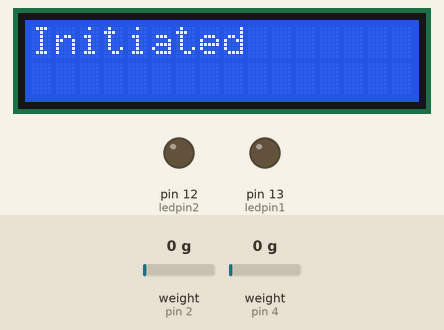
Recording of a sketch running on a simulated Arduino Uno, built with avr-gcc and run on an emulated ATmega328P. Shown: 16×2 character LCD, output pins drawn as LEDs (lit = HIGH). Inputs (shaded band) come from the test bench; at power-on: weight on the scale (sensors on pin 4, pin 2) 0 g. What the sketch prints to the serial monitor is not drawn.

Above: at 5.2 s.
At 6.9 s:
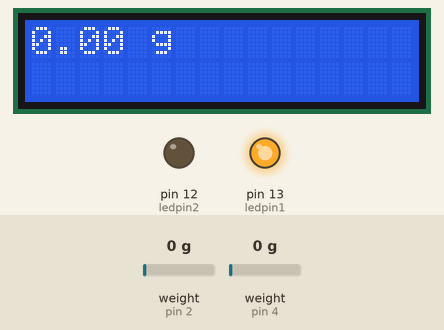
7.0 s: weight on the scale (sensor on pin 4) set to 100 g
At 9.8 s:
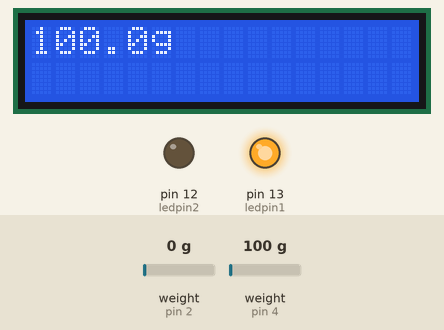
10.1 s: weight on the scale (sensor on pin 4) set to 1250 g
At 13.0 s:
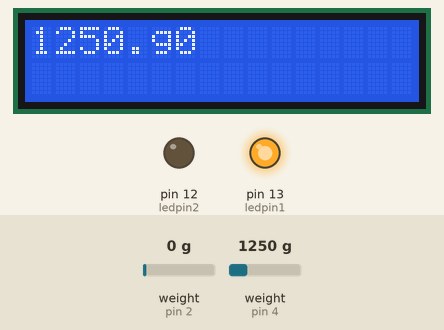
13.2 s: weight on the scale (sensor on pin 4) set to 2500 g
At 16.0 s:
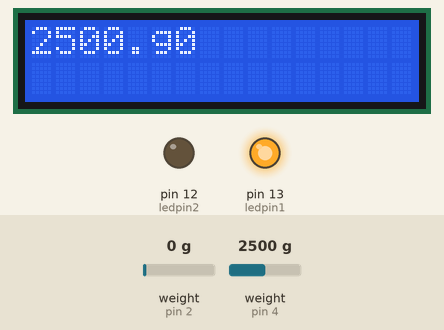
Timing chart, 0 to 17.5 s (numbered marks = the images above; inputs shaded):
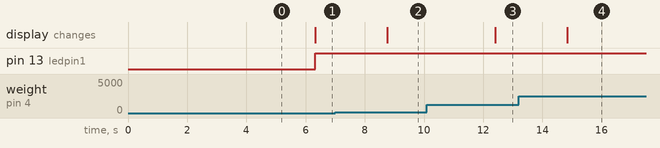

The sketch:

__depletion_noti.ino
```cpp
#include <Wire.h>
#include <LiquidCrystal_I2C.h>
LiquidCrystal_I2C lcd(0x26,16,2);
// set the LCD address to 0x27 for a 16 chars and 2 line display

#include "HX711.h"
const int LOADCELL_DOUT_PIN = 2;
const int LOADCELL_SCK_PIN = 3;
const int LOADCELL_DOUT_PIN2 = 4;
const int LOADCELL_SCK_PIN2 = 5;
const int ledpin1 = 13;
const int ledpin2 = 12;
//const int LOADCELL_SCK_PIN = 3;

HX711 scale;
float calibration_factor1 = 990;
float calibration_factor2 = 1080;
// this calibration factor must be adjusted according to your load cell
// 1번:990 2번: 1080
float units1;
float units2;

void setup() {
lcd.init(); // initialize the lcd
// Print a message to the LCD.
lcd.backlight();
lcd.print("Initiated");
delay(1000);

Serial.begin(9600);
scale.begin(LOADCELL_DOUT_PIN, LOADCELL_SCK_PIN);
Serial.println("HX711 calibration sketch");
Serial.println("Remove all weight from scale");
Serial.println("After readings begin, place known weight on scale");
//Serial.println("Press + or a to increase calibration factor");
//Serial.println("Press - or z to decrease calibration factor");
scale.set_scale(calibration_factor1); //Adjust to this calibration factor
scale.tare(); //Reset the scale to 0
long zero_factor = scale.read_average(); //Get a baseline reading
Serial.print("Zero factor: "); //This can be used to remove the need to tare the scale. Useful in permanent scale projects.
Serial.println(zero_factor);

Serial.begin(9600);
scale.begin(LOADCELL_DOUT_PIN2, LOADCELL_SCK_PIN2);
//Serial.println("Press + or a to increase calibration factor");
//Serial.println("Press - or z to decrease calibration factor");
scale.set_scale(calibration_factor2); //Adjust to this calibration factor
scale.tare(); //Reset the scale to 0
long zero_factor2 = scale.read_average(); //Get a baseline reading
Serial.print("Zero factor: "); //This can be used to remove the need to tare the scale. Useful in permanent scale projects.
Serial.println(zero_factor2);

pinMode(ledpin1, OUTPUT);
pinMode(ledpin2, OUTPUT);
}

void loop() {
  Serial.print("Reading1");
  units1 = scale.get_units(), 5;
  if (units1 < 0) {
    units1 = 0.00;
  }
  Serial.print("Weight: ");
  Serial.print(units1);
  Serial.print(" grams");
  Serial.print(" calibration_factor: ");
  Serial.print(calibration_factor1);
  //Serial.println();

  Serial.print("Reading2");
  units2 = scale.get_units(), 5;
  if (units2 < 0) {
    units2 = 0.00;
  }
  Serial.print("  | Weight: ");
  Serial.print(units2);
  Serial.print(" grams");
  Serial.print(" calibration_factor: ");
  Serial.print(calibration_factor2);
  Serial.println();

  delay(1000);
  lcd.clear();
  lcd.setCursor(0,0);
  //delay(1000);
  lcd.print(units1);
  lcd.setCursor(5, 0);
  lcd.print("g");

  if (units1 < 30) {
    digitalWrite(ledpin1, HIGH);
  }

  //lcd.noCursor();
  //lcd.noBlink();
  //delay(1000);
}
```

Measured:
- after the input at 7.0 s, the display: changes after 1.8 s (image 2)
- after the input at 10.1 s, the display: changes after 2.3 s (image 3)
- after the input at 13.2 s, the display: changes after 1.6 s (image 4)
